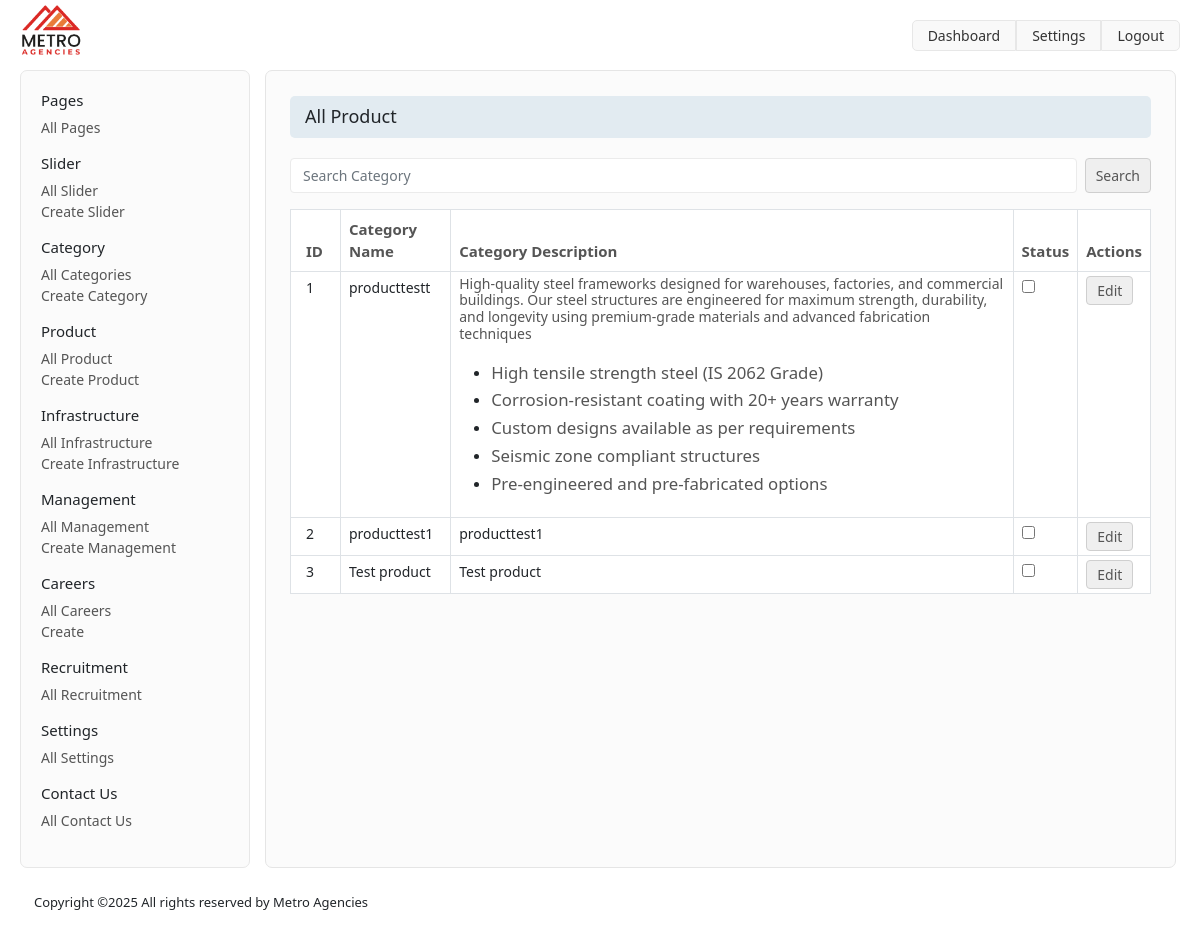
Screenshot of /index.php/admin/product with the database file from the repository.
### tables this page shows
CREATE TABLE IF NOT EXISTS `tbl_product` (
  `id` int NOT NULL AUTO_INCREMENT,
  `slug` varchar(255) NOT NULL,
  `metatitle` varchar(255) NOT NULL,
  `canonical` varchar(255) NOT NULL,
  `metakeyword` varchar(255) NOT NULL,
  `metadescription` varchar(255) NOT NULL,
  `page_schema` varchar(255) NOT NULL,
  `product_category` int NOT NULL,
  `product_name` varchar(255) NOT NULL,
  `product_description` text NOT NULL,
  `product_image` varchar(255) NOT NULL,
  `product_brodhure` varchar(255) NOT NULL,
  `product_link` varchar(255) NOT NULL,
  `is_active` int NOT NULL,
  PRIMARY KEY (`id`)
);

### application/controllers/admin/Product.php (called while the page is built, shortened)
<?php
class Product extends CI_Controller {
    public function __construct() {
        $this->load->library('upload');
        $this->load->model('admin/PageBuilder_model');
    }
    public function index()
    {
        $data['products'] = $this->PageBuilder_model->getProduct();
        $this->load->view('admin/template/header');
        $this->load->view('admin/product/list', $data);
        $this->load->view('admin/template/footer');
    }
}

### index.php (called while the page is built, shortened)
<?php
require_once BASEPATH.'core/CodeIgniter.php';

### application/models/admin/PageBuilder_model.php (called while the page is built, shortened)
<?php
class PageBuilder_model extends CI_Model {
    public function getProduct() {
        return $this->db->get('tbl_product')->result_array();
    }
}

### application/views/admin/product/list.php (the view, shortened to what this page needs)
<div class="admin-content">
    <div class="container-fluid">
        <?php include 'application/views/admin/template/sidebar.php' ?>
        <div class="admin-main-content">
            <div class="container-fluid">
                <div class="row">
                    <div class="col-12">
                        <div class="page-title">
                            <h2>All Product</h2>
                        </div>
                    </div>
                </div>
                <div class="row mb-3">
                    <div class="col-12">
                        <form class="d-flex" action="<?= base_url('admin/search') ?>" method="post">
                            <input class="form-control me-2" type="search" name="search_term"
                                placeholder="Search Category" aria-label="Search">
                            <button class="btn btn-outline-success" type="submit">Search</button>
                        </form>
                    </div>
                </div>
                <div class="row">
                    <div class="col-12">
                        <table class="table table-bordered">
                            <thead>
                                <tr>
                                    <th>ID</th>
                                    <th>Category Name</th>
                                    <th>Category Description</th>
                                    <th>Status</th>
                                    <th>Actions</th>
                                </tr>
                            </thead>
                            <tbody>
                                <?php foreach ($products as $product) : ?>
                                <tr>
                                    <td><?= $product['id']; ?></td>
                                    <td><?= $product['product_name']; ?></td>
                                    <td><?= $product['product_description']; ?></td>
                                    <td>
                                        <input type="checkbox" name="featured" class="is-active-checkbox"
                                          data-id="<?= $category['id']; ?>"
                                          <?= $category['is_active'] ? 'checked' : '' ?>>
                                    </td>
                                    <td>
                                        <a href="<?php echo base_url();?>admin/product/edit/<?= $product['id']; ?>"
                                            class="btn">Edit</a>
                                    </td>
                                </tr>
                                <?php endforeach; ?>
                            </tbody>
                        </table>
                    </div>
                </div>
            </div>
        </div>
    </div>
</div>

### admin/css/admin.css (style rules this page uses)
:root { --sm: 768px; --lg: 992px; }
html { height: 100%; }
body { display: grid; grid-template-rows: auto 1fr auto; height: 100%; }
p { line-height: 1.2; }
.admin-main-content { border: 1px solid #e5e5e5; background: #fbfbfb; border-radius: 7px; height: 100%; padding-top: 25px; padding-bottom: 25px; }
.btn { background: #efefef; border: 1px solid #cfcfcf; padding: 3px 10px !important; font-size: 14px; color: #555; }

### rows the page displays
tbl_product: id "1", product_name "producttestt", product_description "High-quality steel frameworks designed for warehouses, factories, and commercial buildings. Our steel structures are engineered for maximum strength, durability, and longevity using premium-grade materials and advanced fabrication techniques High tensile strength steel (IS 2062 Grade) Corrosion-resistant coating with 20+ years warranty Custom designs available as per requirements Seismic zone compliant structures Pre-engineered and pre-fabricated options"
tbl_product: id "2", product_name "producttest1", product_description "producttest1"
tbl_product: id "3", product_name "Test product", product_description "Test product"
